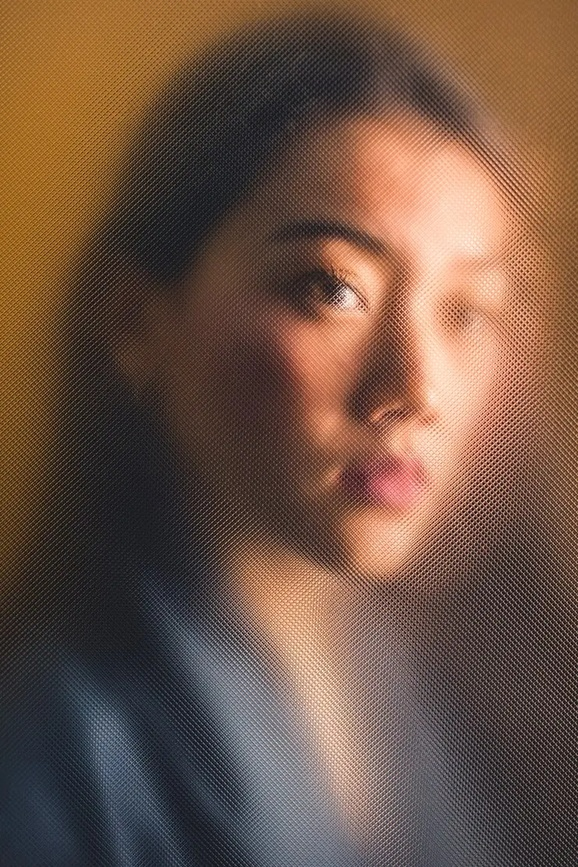
#> input picture CLASE22042026/imagen2.jpg, 578 x 867 px, shrunk from 740 x 1110 before the run
$ jupyter execute moire.ipynb
#> lines starting #> are read from the running program, lines starting #| are printed output that depends on the picture
## MOIRÉ

El efecto muaré o moiré es una percepción visual que se produce al ver un conjunto de líneas o puntos que se superponen a otro conjunto de líneas o puntos, donde los conjuntos difieren en tamaño relativo, ángulo o espaciado.

El término tiene su origen en el muaré (moiré, en francés), un tejido realizado tradicionalmente en seda, aunque actualmente también se puede encontrar de algodón o de fibras sintéticas. Su principal característica es que presenta un aspecto ondulado. El muaré se obtiene presionando dos capas de tejido cuando éste está húmedo. El espaciado similar pero simétrico no simétrico entre sus  hilos crea un patrón característico que permanece después del secado de la tela.

[cell 1]
import numpy as np
import matplotlib.pyplot as plt
import cv2
from PIL import Image


img_original = np.array(Image.open('imagen2.jpg').convert('RGB'))
#> img_original is the input picture: shape (867, 578, 3); mean R, G, B 111, 84.8, 69.6


img_suave = cv2.GaussianBlur(img_original, (15, 15), 0)


desenfoque = cv2.medianBlur(img_original, 7)
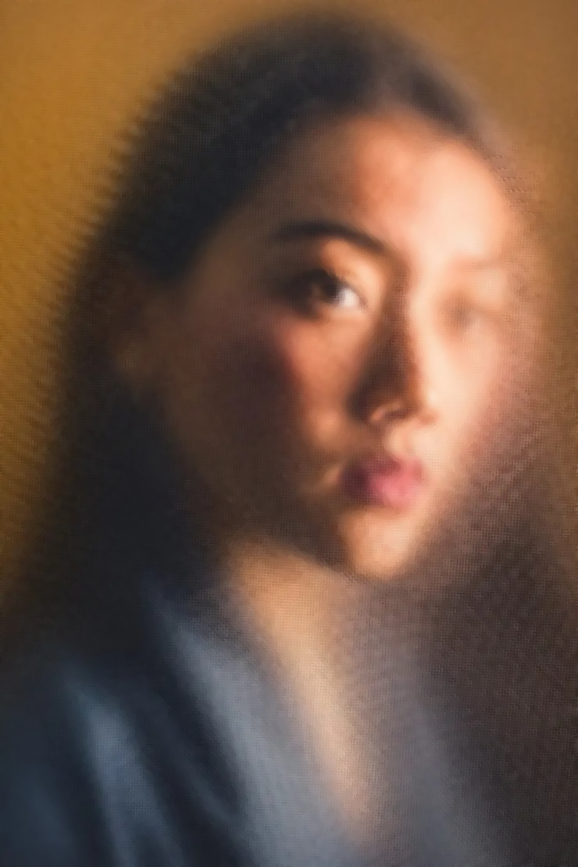
#> desenfoque: shape (867, 578, 3); mean R, G, B 109.3, 83, 67.7


limpia = cv2.bilateralFilter(desenfoque, 9, 75, 75)


gauss_map = cv2.GaussianBlur(limpia, (5, 5), 1.0)

img_nitida = cv2.addWeighted(limpia, 2.0, gauss_map, -1.0, 0)


plt.figure(figsize=(18, 6))


plt.subplot(1, 3, 1)
plt.imshow(img_original)
plt.title('Original Con Moiré')
plt.axis('off')


plt.subplot(1, 3, 2)
plt.imshow(img_suave)
plt.title('Suavizado Simple')
plt.axis('off')


plt.subplot(1, 3, 3)
plt.imshow(img_nitida)
plt.title('Limpia Y Nitidez Reforzada')
plt.axis('off')

plt.suptitle('Evolución de Limpieza y Nitidez', fontsize=16, fontweight='bold')
plt.tight_layout()
plt.show()
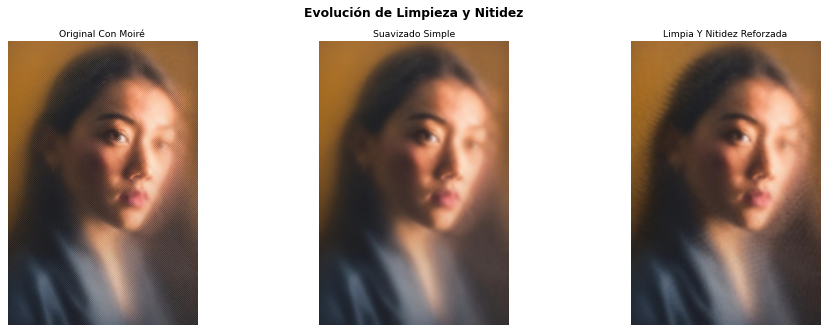
#> figure drawn by matplotlib, 3 panels

[cell 2]
import numpy as np
import matplotlib.pyplot as plt
import cv2
from PIL import Image


img_original = np.array(Image.open('imagen4.jpg').convert('RGB'))
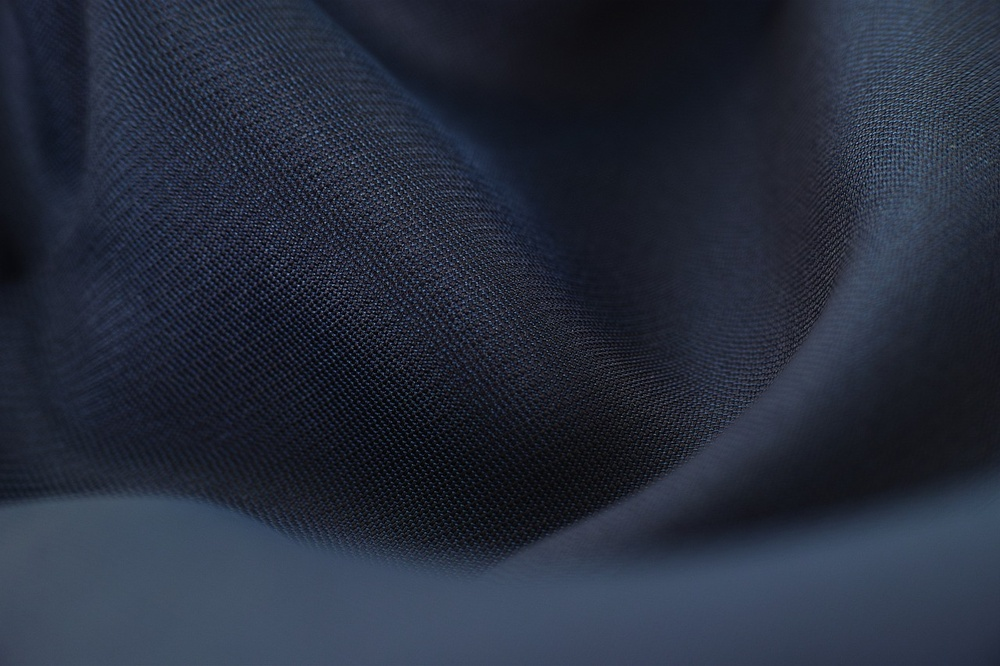
#> input picture CLASE22042026/imagen4.jpg, 1000 x 666 px, shrunk from 1280 x 853 before the run
#> img_original is the input picture: shape (666, 1000, 3); mean R, G, B 38.1, 44.7, 59.6


img_suave = cv2.GaussianBlur(img_original, (15, 15), 0)
#> img_suave: shape (666, 1000, 3)


desenfoque = cv2.medianBlur(img_original, 7)
#> desenfoque: shape (666, 1000, 3)


limpia = cv2.bilateralFilter(desenfoque, 9, 75, 75)
#> limpia: shape (666, 1000, 3)


gauss_map = cv2.GaussianBlur(limpia, (5, 5), 1.0)
#> gauss_map: shape (666, 1000, 3)

img_nitida = cv2.addWeighted(limpia, 2.0, gauss_map, -1.0, 0)
#> img_nitida: shape (666, 1000, 3)


plt.figure(figsize=(18, 6))


plt.subplot(1, 3, 1)
plt.imshow(img_original)
plt.title('Original Con Moiré')
plt.axis('off')


plt.subplot(1, 3, 2)
plt.imshow(img_suave)
plt.title('Suavizado Simple')
plt.axis('off')


plt.subplot(1, 3, 3)
plt.imshow(img_nitida)
plt.title('Limpia Y Nitidez Reforzada')
plt.axis('off')

plt.suptitle('Evolución de Limpieza y Nitidez', fontsize=16, fontweight='bold')
plt.tight_layout()
plt.show()
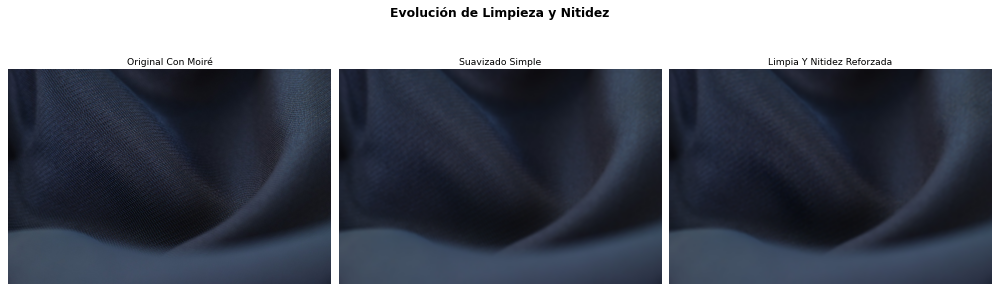
#> figure drawn by matplotlib, 3 panels
